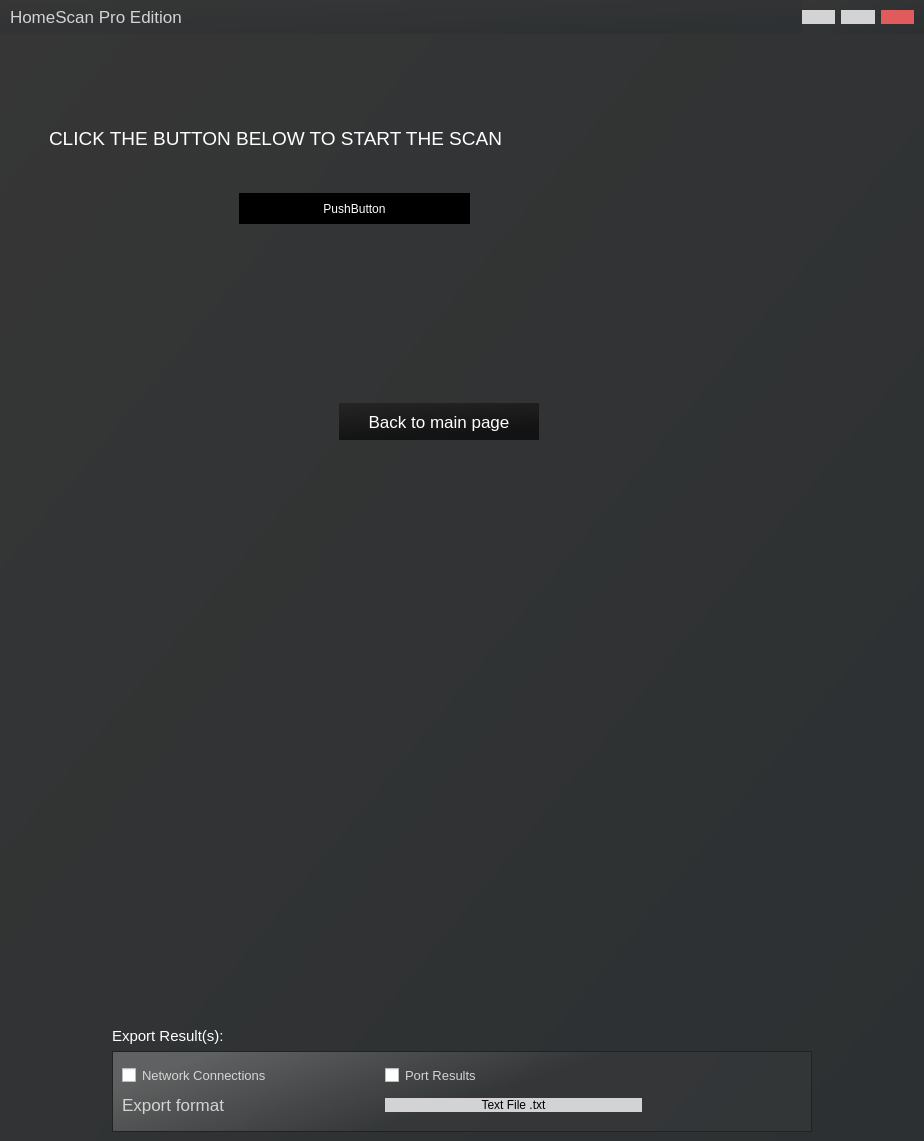
<?xml version="1.0" encoding="UTF-8"?>
<ui version="4.0">
 <class>MainWindow</class>
 <widget class="QMainWindow" name="MainWindow">
  <property name="geometry">
   <rect>
    <x>0</x>
    <y>0</y>
    <width>924</width>
    <height>1141</height>
   </rect>
  </property>
  <property name="windowTitle">
   <string>MainWindow</string>
  </property>
  <property name="styleSheet">
   <string notr="true">border: unset;</string>
  </property>
  <widget class="QWidget" name="app">
   <layout class="QHBoxLayout" name="horizontalLayout">
    <property name="spacing">
     <number>0</number>
    </property>
    <property name="leftMargin">
     <number>0</number>
    </property>
    <property name="topMargin">
     <number>0</number>
    </property>
    <property name="rightMargin">
     <number>0</number>
    </property>
    <property name="bottomMargin">
     <number>0</number>
    </property>
    <item>
     <widget class="QFrame" name="main">
      <property name="styleSheet">
       <string notr="true">background:qlineargradient(spread:pad, x1:0, y1:0, x2:1, y2:1, stop:0 rgba(54, 54, 54, 255), stop:1 rgba(44, 48, 50, 255))</string>
      </property>
      <property name="frameShape">
       <enum>QFrame::StyledPanel</enum>
      </property>
      <property name="frameShadow">
       <enum>QFrame::Raised</enum>
      </property>
      <layout class="QVBoxLayout" name="verticalLayout">
       <property name="spacing">
        <number>0</number>
       </property>
       <property name="leftMargin">
        <number>0</number>
       </property>
       <property name="topMargin">
        <number>0</number>
       </property>
       <property name="rightMargin">
        <number>0</number>
       </property>
       <property name="bottomMargin">
        <number>0</number>
       </property>
       <item>
        <widget class="QFrame" name="name_and_tabs">
         <property name="enabled">
          <bool>true</bool>
         </property>
         <property name="maximumSize">
          <size>
           <width>16777215</width>
           <height>34</height>
          </size>
         </property>
         <property name="styleSheet">
          <string notr="true"/>
         </property>
         <property name="frameShape">
          <enum>QFrame::StyledPanel</enum>
         </property>
         <property name="frameShadow">
          <enum>QFrame::Raised</enum>
         </property>
         <layout class="QHBoxLayout" name="horizontalLayout_7">
          <property name="leftMargin">
           <number>0</number>
          </property>
          <property name="topMargin">
           <number>0</number>
          </property>
          <property name="rightMargin">
           <number>0</number>
          </property>
          <property name="bottomMargin">
           <number>0</number>
          </property>
          <item>
           <layout class="QHBoxLayout" name="horizontalLayout_3">
            <property name="leftMargin">
             <number>10</number>
            </property>
            <property name="rightMargin">
             <number>10</number>
            </property>
            <property name="bottomMargin">
             <number>0</number>
            </property>
            <item>
             <widget class="QLabel" name="label">
              <property name="styleSheet">
               <string notr="true">border:none;background: none;
color:lightgray;
font-size:17px;</string>
              </property>
              <property name="text">
               <string>HomeScan Pro Edition</string>
              </property>
             </widget>
            </item>
            <item>
             <widget class="QFrame" name="frame_12">
              <property name="minimumSize">
               <size>
                <width>30</width>
                <height>0</height>
               </size>
              </property>
              <property name="maximumSize">
               <size>
                <width>112</width>
                <height>16777215</height>
               </size>
              </property>
              <property name="frameShape">
               <enum>QFrame::StyledPanel</enum>
              </property>
              <property name="frameShadow">
               <enum>QFrame::Raised</enum>
              </property>
              <layout class="QHBoxLayout" name="horizontalLayout_9">
               <property name="leftMargin">
                <number>0</number>
               </property>
               <property name="topMargin">
                <number>0</number>
               </property>
               <property name="rightMargin">
                <number>0</number>
               </property>
               <property name="bottomMargin">
                <number>0</number>
               </property>
               <item>
                <widget class="QPushButton" name="min">
                 <property name="styleSheet">
                  <string notr="true">background-color: lightgray;
border: none;
top:0;border-radius: 0;
width:30px;</string>
                 </property>
                 <property name="text">
                  <string/>
                 </property>
                 <property name="icon">
                  <iconset>
                   <normaloff>assets/minus.svg</normaloff>assets/minus.svg</iconset>
                 </property>
                </widget>
               </item>
               <item>
                <widget class="QPushButton" name="full">
                 <property name="styleSheet">
                  <string notr="true">background-color: lightgray;
border: none;
top:0;border-radius: 0;</string>
                 </property>
                 <property name="text">
                  <string/>
                 </property>
                 <property name="icon">
                  <iconset>
                   <normaloff>assets/square.svg</normaloff>assets/square.svg</iconset>
                 </property>
                </widget>
               </item>
               <item>
                <widget class="QPushButton" name="exit">
                 <property name="styleSheet">
                  <string notr="true">background-color: #e15b5d;
border: none;
top:0;border-radius: 0;
margin-top:0px;</string>
                 </property>
                 <property name="text">
                  <string/>
                 </property>
                 <property name="icon">
                  <iconset>
                   <normaloff>assets/x.svg</normaloff>assets/x.svg</iconset>
                 </property>
                </widget>
               </item>
              </layout>
             </widget>
            </item>
           </layout>
          </item>
         </layout>
        </widget>
       </item>
       <item>
        <widget class="QFrame" name="footer">
         <property name="styleSheet">
          <string notr="true">background:none;
border:none;</string>
         </property>
         <property name="frameShape">
          <enum>QFrame::StyledPanel</enum>
         </property>
         <property name="frameShadow">
          <enum>QFrame::Raised</enum>
         </property>
         <layout class="QVBoxLayout" name="verticalLayout_6">
          <item>
           <widget class="QFrame" name="frame">
            <property name="frameShape">
             <enum>QFrame::StyledPanel</enum>
            </property>
            <property name="frameShadow">
             <enum>QFrame::Raised</enum>
            </property>
            <widget class="QLabel" name="label_2">
             <property name="geometry">
              <rect>
               <x>40</x>
               <y>70</y>
               <width>461</width>
               <height>51</height>
              </rect>
             </property>
             <property name="styleSheet">
              <string notr="true">color:white;
font-size:19px;</string>
             </property>
             <property name="text">
              <string>CLICK THE BUTTON BELOW TO START THE SCAN</string>
             </property>
            </widget>
            <widget class="QPushButton" name="pushButton">
             <property name="geometry">
              <rect>
               <x>230</x>
               <y>150</y>
               <width>231</width>
               <height>31</height>
              </rect>
             </property>
             <property name="styleSheet">
              <string notr="true">color:white;
background:black;</string>
             </property>
             <property name="text">
              <string>PushButton</string>
             </property>
            </widget>
            <widget class="QPushButton" name="pushButton_4">
             <property name="geometry">
              <rect>
               <x>330</x>
               <y>360</y>
               <width>200</width>
               <height>37</height>
              </rect>
             </property>
             <property name="minimumSize">
              <size>
               <width>0</width>
               <height>37</height>
              </size>
             </property>
             <property name="maximumSize">
              <size>
               <width>200</width>
               <height>16777215</height>
              </size>
             </property>
             <property name="styleSheet">
              <string notr="true">background-color:qlineargradient(spread:pad, x1:0, y1:0, x2:0.306, y2:0.909091, stop:0 rgba(37, 37, 37, 255), stop:1 rgba(19, 19, 19, 255));
color:rgb(255, 255, 255);
font-size:17px;
border:none;</string>
             </property>
             <property name="text">
              <string>Back to main page</string>
             </property>
             <property name="icon">
              <iconset>
               <normaloff>assets/export.png</normaloff>assets/export.png</iconset>
             </property>
             <property name="iconSize">
              <size>
               <width>37</width>
               <height>37</height>
              </size>
             </property>
            </widget>
           </widget>
          </item>
          <item alignment="Qt::AlignHCenter|Qt::AlignBottom">
           <widget class="QFrame" name="frame_9">
            <property name="minimumSize">
             <size>
              <width>700</width>
              <height>0</height>
             </size>
            </property>
            <property name="maximumSize">
             <size>
              <width>728</width>
              <height>16777215</height>
             </size>
            </property>
            <property name="styleSheet">
             <string notr="true">background: none;
border:none;</string>
            </property>
            <property name="frameShape">
             <enum>QFrame::StyledPanel</enum>
            </property>
            <property name="frameShadow">
             <enum>QFrame::Raised</enum>
            </property>
            <layout class="QVBoxLayout" name="verticalLayout_7">
             <property name="leftMargin">
              <number>0</number>
             </property>
             <property name="topMargin">
              <number>0</number>
             </property>
             <property name="rightMargin">
              <number>0</number>
             </property>
             <property name="bottomMargin">
              <number>0</number>
             </property>
             <item>
              <widget class="QLabel" name="label_5">
               <property name="styleSheet">
                <string notr="true">color:white;
font-size:15px;
background:none;
border:none;</string>
               </property>
               <property name="text">
                <string>Export Result(s):</string>
               </property>
              </widget>
             </item>
             <item>
              <widget class="QFrame" name="frame_3">
               <property name="minimumSize">
                <size>
                 <width>400</width>
                 <height>81</height>
                </size>
               </property>
               <property name="maximumSize">
                <size>
                 <width>16777215</width>
                 <height>111</height>
                </size>
               </property>
               <property name="styleSheet">
                <string notr="true">background-color:qlineargradient(spread:pad, x1:0.0454545, y1:0.313, x2:0.550318, y2:0.489, stop:0 rgba(144, 144, 144, 125), stop:1 rgba(73, 73, 73, 55));
border-color: white;
border: 2px;
border: 1px solid rgb(34, 34, 34);</string>
               </property>
               <property name="frameShape">
                <enum>QFrame::StyledPanel</enum>
               </property>
               <property name="frameShadow">
                <enum>QFrame::Raised</enum>
               </property>
               <layout class="QHBoxLayout" name="horizontalLayout_12">
                <item>
                 <layout class="QHBoxLayout" name="horizontalLayout_11">
                  <item>
                   <layout class="QVBoxLayout" name="verticalLayout_8">
                    <property name="rightMargin">
                     <number>120</number>
                    </property>
                    <item>
                     <layout class="QHBoxLayout" name="horizontalLayout_2">
                      <item>
                       <widget class="QCheckBox" name="checkBox_2">
                        <property name="styleSheet">
                         <string notr="true">border:none;background: none;
color:rgb(213, 213, 213);
font-size:13px;</string>
                        </property>
                        <property name="text">
                         <string>Network Connections</string>
                        </property>
                       </widget>
                      </item>
                      <item>
                       <widget class="QCheckBox" name="checkBox">
                        <property name="styleSheet">
                         <string notr="true">border:none;background: none;
color:lightgray;

font-size:13px;</string>
                        </property>
                        <property name="text">
                         <string>Port Results</string>
                        </property>
                       </widget>
                      </item>
                     </layout>
                    </item>
                    <item>
                     <layout class="QHBoxLayout" name="horizontalLayout_6">
                      <item>
                       <widget class="QLabel" name="label_3">
                        <property name="styleSheet">
                         <string notr="true">border:none;background: none;
color:lightgray;
font-size:17px;</string>
                        </property>
                        <property name="text">
                         <string>Export format</string>
                        </property>
                       </widget>
                      </item>
                      <item>
                       <widget class="QPushButton" name="pushButton_6">
                        <property name="styleSheet">
                         <string notr="true">background-color: lightgray;
border: 20px;
top:0;
</string>
                        </property>
                        <property name="text">
                         <string>Text File .txt</string>
                        </property>
                       </widget>
                      </item>
                     </layout>
                    </item>
                   </layout>
                  </item>
                  <item>
                   <spacer name="horizontalSpacer">
                    <property name="orientation">
                     <enum>Qt::Horizontal</enum>
                    </property>
                    <property name="sizeType">
                     <enum>QSizePolicy::Maximum</enum>
                    </property>
                    <property name="sizeHint" stdset="0">
                     <size>
                      <width>40</width>
                      <height>20</height>
                     </size>
                    </property>
                   </spacer>
                  </item>
                 </layout>
                </item>
               </layout>
              </widget>
             </item>
            </layout>
           </widget>
          </item>
         </layout>
        </widget>
       </item>
      </layout>
     </widget>
    </item>
   </layout>
  </widget>
 </widget>
 <resources/>
 <connections/>
</ui>
